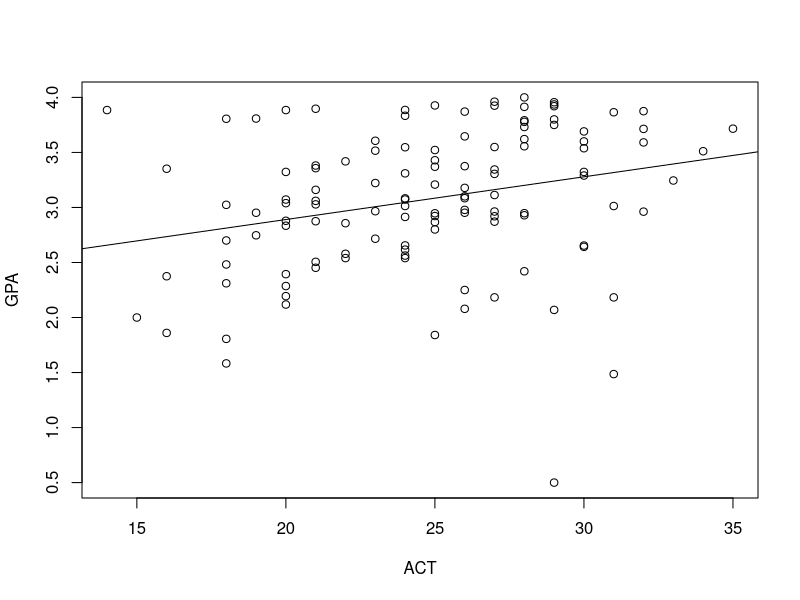
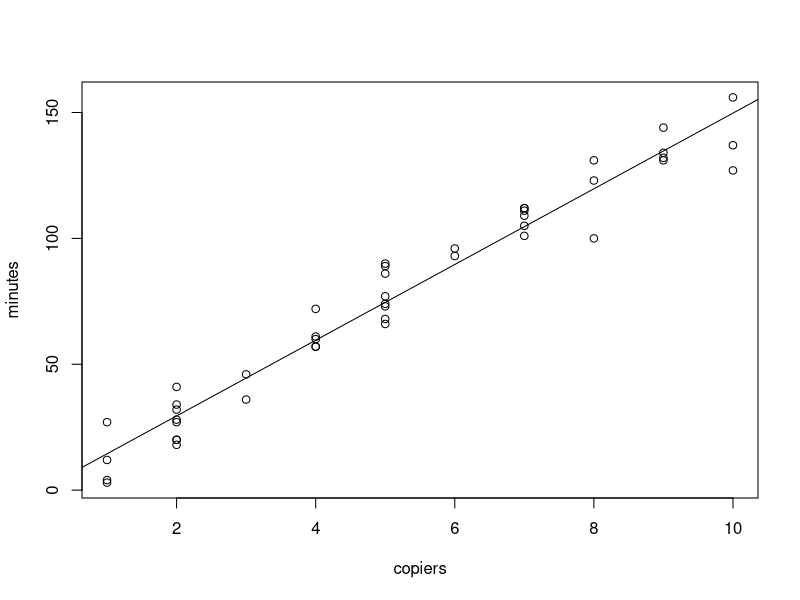
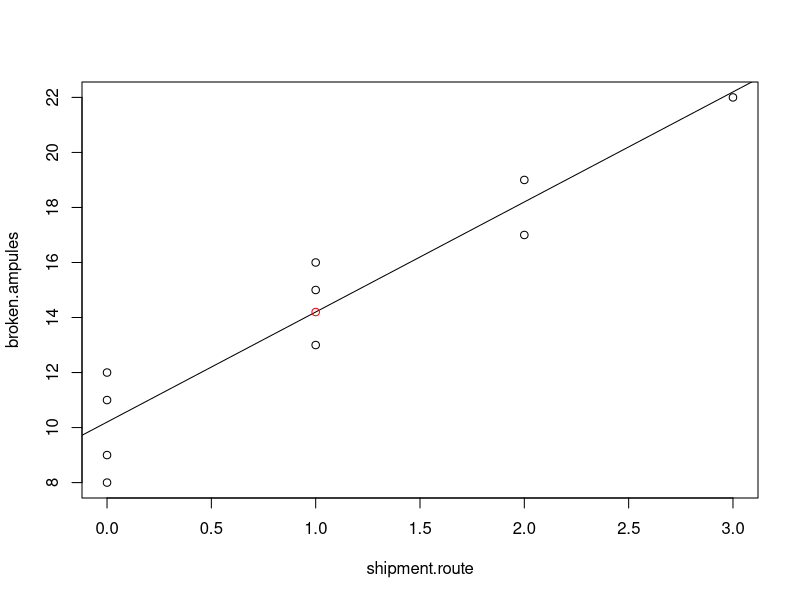
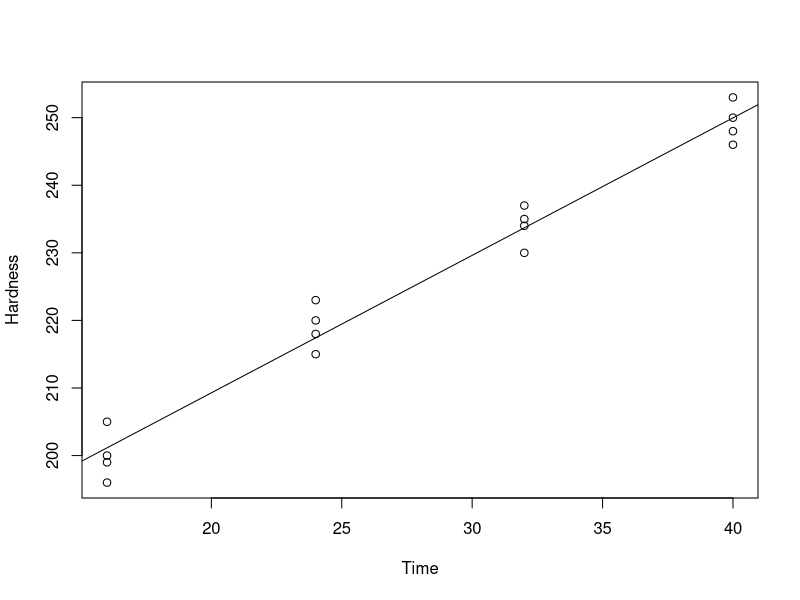

The R source for these figures, in order:
## ---- chunk 1
knitr::opts_chunk$set(echo = TRUE)
## ---- chunk 2
#Set the working directory
setwd ("directory")
## ---- chunk 3
#Supply the file name for problem 1.19
gpa <- read.table("CH01PR19.txt",header=F,col.names=c("GPA","ACT"))
# This command makes data frame column names available as variables
attach(gpa)

# Plot the data
plot(ACT,GPA)

# Fit the regression model
fit <- lm (GPA ~ ACT)
fit
b1 <- fit$coeff[2]
b0 <- fit$coeff[1]
anova(fit)
ACTat30 <- b0 + b1*30
ACTat30
abline (b0,b1)
ACTat31 <- b0 + b1*31
ACTat31
ACTat31 - ACTat30
## ---- chunk 4
#Supply the file name for problem 1.20
machines <- read.table("CH01PR20.txt",header=F,col.names=c("minutes","copiers"))


# This command makes data frame column names available as variables
attach(machines)

# Plot the data
plot(copiers,minutes)

# Fit the regression model
fit <- lm (minutes ~ copiers)
fit
b1 <- fit$coeff[2]
b0 <- fit$coeff[1]
abline (b0,b1)
anova(fit)
## ---- chunk 5
#Supply the file name for problem 1.21
aircraft <- read.table("CH01PR21.txt",header=F,col.names=c("broken ampules","shipment route"))

# This command makes data frame column names available as variables
attach(aircraft)

# Plot the data
plot(shipment.route,broken.ampules)

# Fit the regression model
fit <- lm (broken.ampules ~ shipment.route)
fit
b1 <- fit$coeff[2]
b0 <- fit$coeff[1]
abline(b0,b1)
points(mean(shipment.route),mean(broken.ampules), col='red')
## ---- chunk 6
#Supply the file name for problem 1.22
Plastic <- read.table("CH01PR22.txt",header=F,col.names=c("Hardness","Time"))


# This command makes data frame column names available as variables
attach(Plastic)

# Plot the data
plot(Time,Hardness)

# Fit the regression model
fit <- lm (Hardness ~ Time)
fit
b1 <- fit$coeff[2]
b0 <- fit$coeff[1]
abline(b0,b1)
